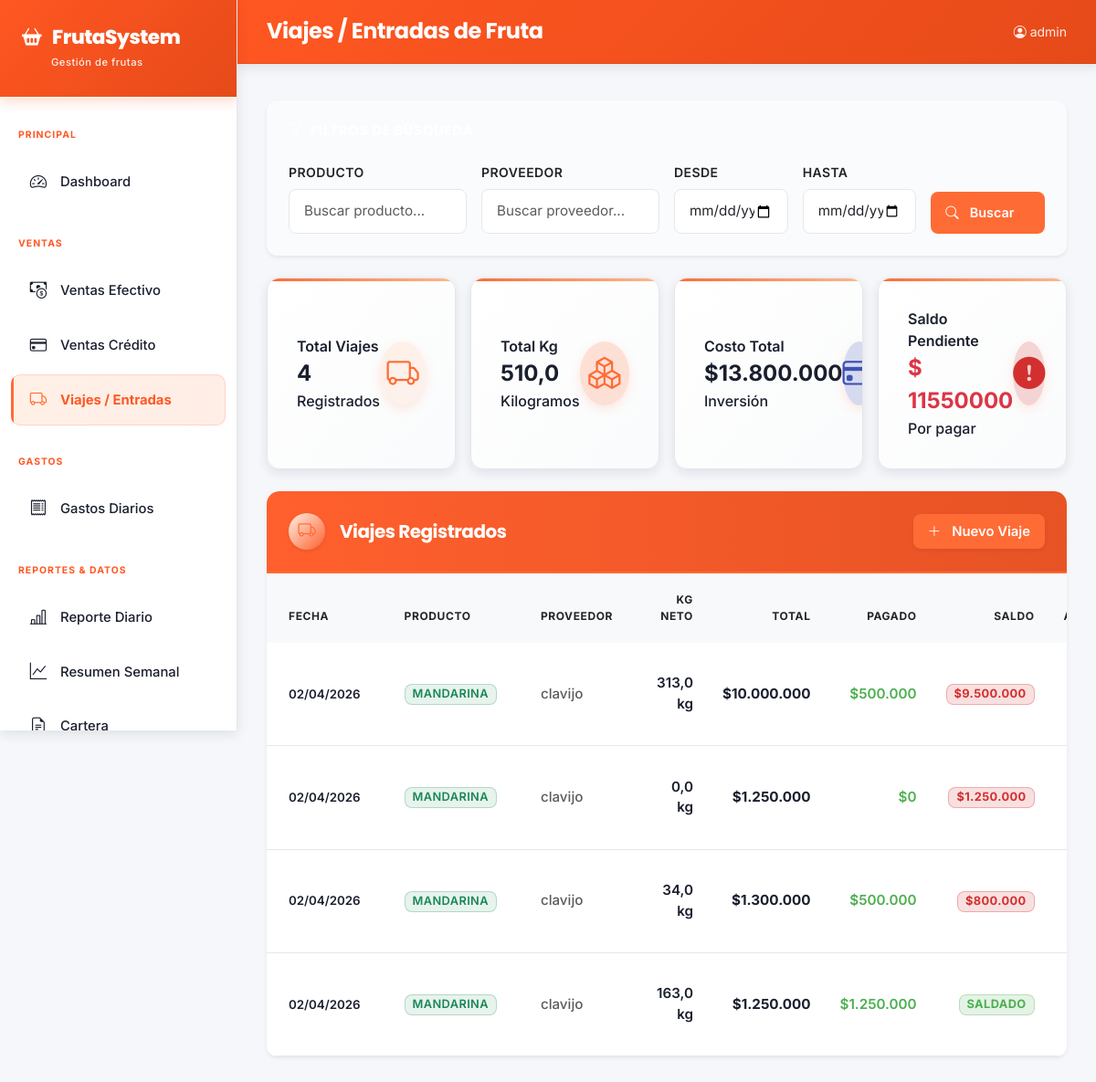
Page /viajes/ (signed in) on the earlier database version.
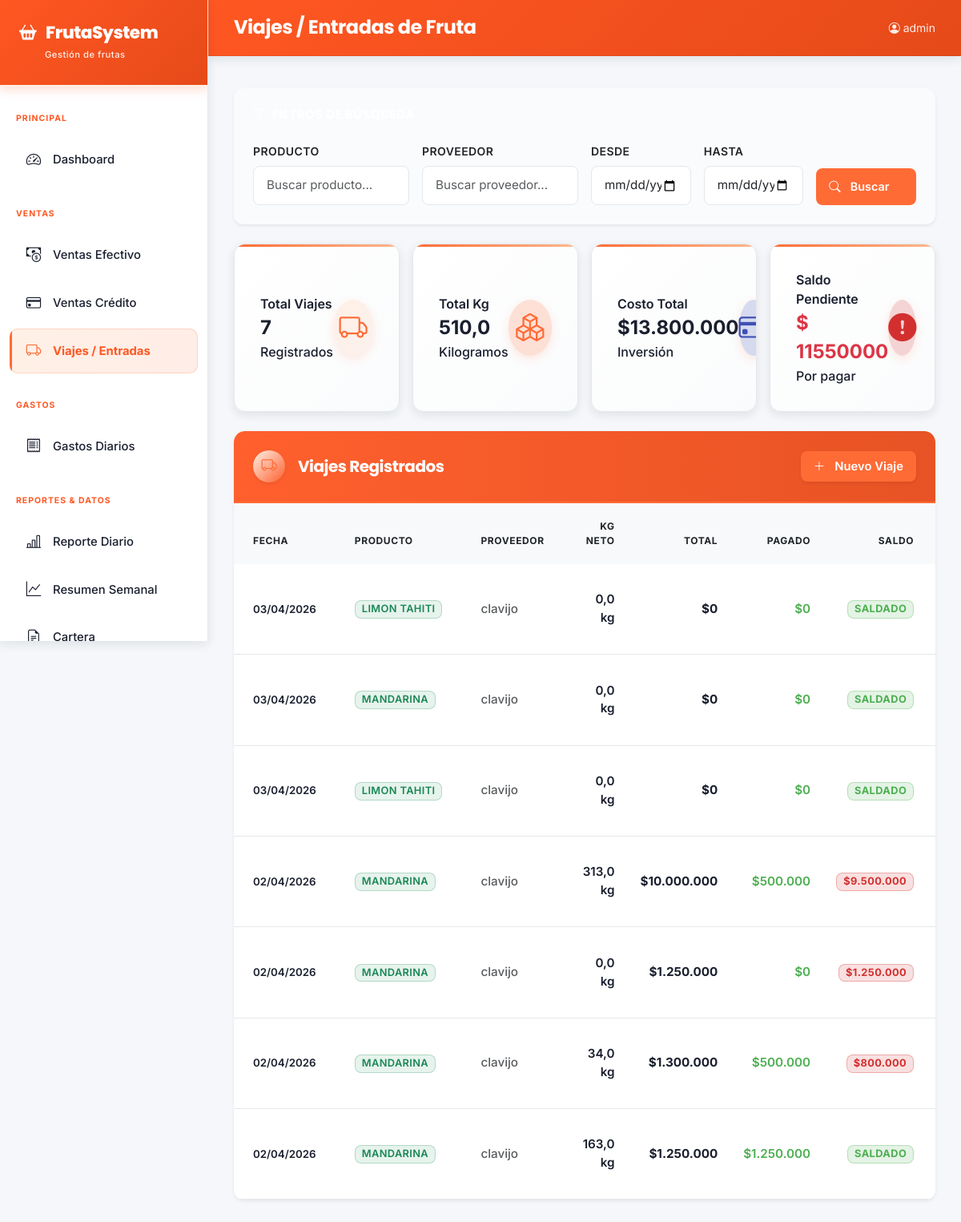
Same page on the later database version.
### core/models.py (models this page shows, shortened)
class Viaje(models.Model):
    PESO_CANASTILLA_NEGRA = Decimal('1.6')
    PESO_CANASTILLA_COLOR = Decimal('2.2')
    proveedor = models.ForeignKey(Proveedor, on_delete=models.CASCADE, related_name='viajes', verbose_name='Proveedor')
    producto = models.ForeignKey(Producto, on_delete=models.CASCADE, related_name='viajes', verbose_name='Producto')
    fecha = models.DateField(verbose_name='Fecha')
    observaciones = models.TextField(blank=True, verbose_name='Observaciones')
    kg_podridos = models.DecimalField(max_digits=10, decimal_places=2, default=0, verbose_name='Kg Podridos / Rechazo')
    precio_total_acordado = models.DecimalField(max_digits=12, decimal_places=2, default=0, verbose_name='Precio Total Acordado')
    created_at = models.DateTimeField(auto_now_add=True)
    @property
    def total_kg_neto(self): return sum(lote.kg_neto for lote in self.lotes.all())
    @property
    def total_valor(self): return self.precio_total_acordado
    @property
    def total_pagado(self): return sum(p.monto for p in self.pagos_proveedor.all())
    @property
    def saldo_pendiente(self): return self.total_valor - self.total_pagado
    class Meta:
        verbose_name = 'Viaje'; verbose_name_plural = 'Viajes'; ordering = ['-fecha', '-created_at']

class Producto(models.Model):
    nombre = models.CharField(max_length=100, verbose_name='Nombre')
    tiene_descuento_gobierno = models.BooleanField(default=False, verbose_name='Descuento gobierno')
    porcentaje_descuento = models.DecimalField(max_digits=5, decimal_places=2, default=0, verbose_name='% Descuento gobierno')
    activo = models.BooleanField(default=True, verbose_name='Activo')
    def __str__(self): return self.nombre
    class Meta:
        verbose_name = 'Producto'; verbose_name_plural = 'Productos'; ordering = ['nombre']

class Proveedor(models.Model):
    nombre = models.CharField(max_length=200, verbose_name='Nombre')
    telefono = models.CharField(max_length=20, blank=True, verbose_name='Teléfono')
    direccion = models.TextField(blank=True, verbose_name='Dirección')
    activo = models.BooleanField(default=True, verbose_name='Activo')
    def __str__(self): return self.nombre
    class Meta:
        verbose_name = 'Proveedor'; verbose_name_plural = 'Proveedores'; ordering = ['nombre']

class LoteClasificacion(models.Model):
    viaje = models.ForeignKey(Viaje, on_delete=models.CASCADE, related_name='lotes', verbose_name='Viaje')
    clasificacion = models.ForeignKey(Clasificacion, on_delete=models.CASCADE, verbose_name='Clasificación')
    kg_neto = models.DecimalField(max_digits=10, decimal_places=2, default=0, verbose_name='Kg Neto Clasificado')
    class Meta:
        verbose_name = 'Lote por Clasificación'; verbose_name_plural = 'Lotes por Clasificación'

class PagoProveedor(models.Model):
    viaje = models.ForeignKey(Viaje, on_delete=models.CASCADE, related_name='pagos_proveedor', verbose_name='Viaje')
    monto = models.DecimalField(max_digits=12, decimal_places=2, verbose_name='Monto')
    medio_pago = models.CharField(max_length=20, choices=MEDIO_PAGO_CHOICES, verbose_name='Medio de pago')
    fecha = models.DateField(verbose_name='Fecha')
    observaciones = models.TextField(blank=True, verbose_name='Observaciones')
    class Meta:
        verbose_name = 'Pago a Proveedor'; verbose_name_plural = 'Pagos a Proveedores'; ordering = ['-fecha']

### core/views.py (the view)
# urls.py: path('viajes/', views.viaje_list, name='viaje_list'),
@login_required
def viaje_list(request):
    viajes = Viaje.objects.select_related('proveedor', 'producto').all()
    num_viajes = len(viajes)
    total_kg = sum(v.total_kg_neto for v in viajes)
    total_costo = sum(v.total_valor for v in viajes)
    saldo_pendiente = sum(v.saldo_pendiente for v in viajes)
    return render(request, 'core/viaje_list.html', {
        'viajes': viajes,
        'num_viajes': num_viajes, 'total_kg': total_kg,
        'total_costo': total_costo, 'saldo_pendiente': saldo_pendiente
    })

### core/templatetags/cop_filters.py (called while the page is built)
@register.filter
def cop(value):
    try:
        n = int(round(float(value)))
        return f"{n:,}".replace(",", ".")
    except (ValueError, TypeError):
        return value

### core/templates/core/viaje_list.html (shortened to what the changed rows need)
{% extends 'core/base.html' %}
{% block content %}
<div class="row row-cols-1 row-cols-md-4 g-3 mb-4">
  <div class="col">
    <div class="stat-card-white h-100">
      <div>
        <div class="small fw-semibold">Total Viajes</div>
        <div class="fs-4 fw-bold">{{ num_viajes|default:0 }}</div>
        <div class="small">Registrados</div>
      </div>
    </div>
  </div>
</div>
<div class="card border-0 shadow-sm" style="border-radius: 12px; overflow: hidden;">
  <div class="card-body p-0">
    <div class="table-responsive">
      <table class="table table-hover align-middle mb-0">
        <thead class="bg-light">
          <tr>
            <th class="ps-4 fw-bold small" style="color: var(--text-secondary);">FECHA</th>
            <th class="fw-bold small" style="color: var(--text-secondary);">PRODUCTO</th>
            <th class="fw-bold small" style="color: var(--text-secondary);">PROVEEDOR</th>
            <th class="fw-bold small text-end pe-2" style="color: var(--text-secondary);">KG NETO</th>
            <th class="fw-bold small text-end pe-2" style="color: var(--text-secondary);">TOTAL</th>
            <th class="fw-bold small text-end pe-2" style="color: var(--text-secondary);">PAGADO</th>
            <th class="fw-bold small text-end pe-2" style="color: var(--text-secondary);">SALDO</th>
            <th class="text-end pe-4 fw-bold small" style="color: var(--text-secondary);">ACCIONES</th>
          </tr>
        </thead>
        <tbody class="border-top-0">
        {% for v in viajes %}
        <tr>
          <td class="ps-4"><span class="small fw-semibold" style="color: var(--text-main);">{{ v.fecha|date:"d/m/Y" }}</span></td>
          <td>
            <span class="badge bg-success bg-opacity-10 text-success border border-success border-opacity-25 px-2 py-1">
              {{ v.producto }}
            </span>
          </td>
          <td class="text-muted small">{{ v.proveedor }}</td>
          <td class="text-end pe-2 fw-semibold" style="color: var(--text-main);">{{ v.total_kg_neto|default:0|floatformat:1 }} kg</td>
          <td class="text-end pe-2 fw-bold" style="color: var(--text-main);">${{ v.total_valor|default:0|cop }}</td>
          <td class="text-end pe-2 fw-semibold" style="color: #4CAF50;">${{ v.total_pagado|default:0|cop }}</td>
          <td class="text-end pe-2">
            {% if v.saldo_pendiente > 0 %}
              <span class="badge fw-bold px-2 py-1" style="background-color: rgba(211, 47, 47, 0.15); color: #d32f2f; border: 1px solid rgba(211, 47, 47, 0.3);">
                ${{ v.saldo_pendiente|default:0|cop }}
              </span>
            {% else %}
              <span class="badge fw-bold px-2 py-1" style="background-color: rgba(76, 175, 80, 0.15); color: #4CAF50; border: 1px solid rgba(76, 175, 80, 0.3);">
                SALDADO
              </span>
            {% endif %}
          </td>
          <td class="text-end pe-4">
          </td>
        </tr>
        {% endfor %}
        </tbody>
      </table>
    </div>
  </div>
</div>
{% endblock %}

Differences in the rows shown:
added Viaje: fecha "03/04/2026", producto "LIMON TAHITI", proveedor "clavijo", total_kg_neto "0,0", total_valor|cop "0", total_pagado|cop "0", shows "SALDADO"
added Viaje: fecha "03/04/2026", producto "MANDARINA", proveedor "clavijo", total_kg_neto "0,0", total_valor|cop "0", total_pagado|cop "0", shows "SALDADO"
added Viaje: fecha "03/04/2026", producto "LIMON TAHITI", proveedor "clavijo", total_kg_neto "0,0", total_valor|cop "0", total_pagado|cop "0", shows "SALDADO"
Other differences:
{{ num_viajes|default:0 }}: "4" → "7"
